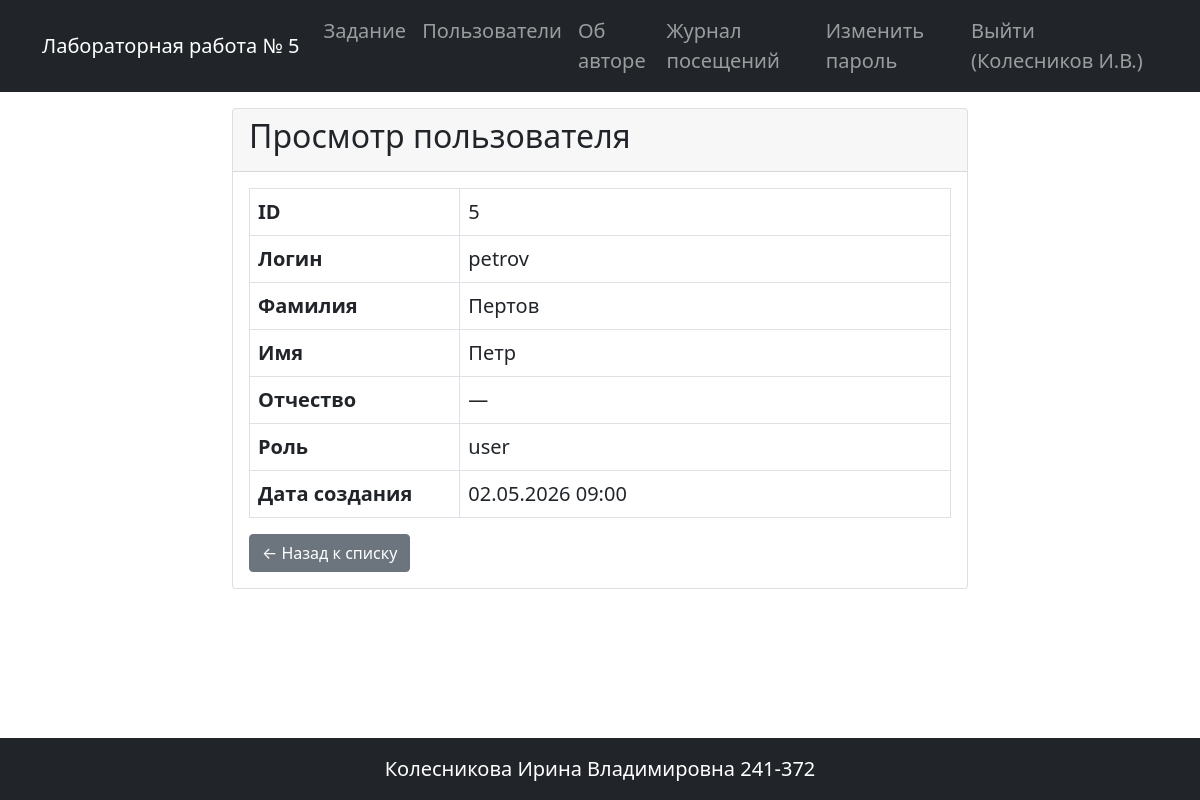
The app's page /user/5 (signed in) with its own data.
### app.py (models this page shows, shortened)
class User(UserMixin, db.Model):
    __tablename__ = 'users'
    id = db.Column(db.Integer, primary_key=True)
    login = db.Column(db.String(50), nullable=False, unique=True)
    password_hash = db.Column(db.String(255), nullable=False)
    last_name = db.Column(db.String(100), nullable=True)
    first_name = db.Column(db.String(100), nullable=False)
    patronymic = db.Column(db.String(100), nullable=True)
    role_id = db.Column(db.Integer, db.ForeignKey('roles.id'), nullable=True)
    created_at = db.Column(db.DateTime, default=datetime.now)
    role = db.relationship('Role', back_populates='users', lazy='select')
    @property
    def short_name(self):
        result = self.last_name if self.last_name else ''
        if self.first_name:
            result += f' {self.first_name[0]}.' if result else f'{self.first_name[0]}.'
        if self.patronymic:
            result += f'{self.patronymic[0]}.' if result else f'{self.patronymic[0]}.'
        return result if result else self.login

class Role(db.Model):
    __tablename__ = 'roles'
    id = db.Column(db.Integer, primary_key=True)
    name = db.Column(db.String(50), nullable=False, unique=True)
    description = db.Column(db.Text, nullable=True)

### app.py (the view)
@app.route('/user/<int:user_id>')
def view_user(user_id):
    user = User.query.get(user_id)
    if not user:
        flash('Пользователь не найден', 'danger')
        return redirect(url_for('user_list'))
    return render_template('view_user.html', title='Просмотр пользователя', user=user)

### app.py (called while the page is built)
@app.before_request
def log_visit():
    if request.endpoint not in ['static', 'login', 'logout']:
        user_id = current_user.id if current_user.is_authenticated else None
        try:
            log = VisitLog(path=request.path, user_id=user_id)
            db.session.add(log)
            db.session.commit()
        except:
            db.session.rollback()

@login_manager.user_loader
def load_user(user_id):
    return User.query.get(int(user_id))

### templates/view_user.html
{% extends 'base.html' %}
{% block content %}
<div class="row justify-content-center">
    <div class="col-md-8">
        <div class="card">
            <div class="card-header">
                <h2>Просмотр пользователя</h2>
            </div>
            <div class="card-body">
                <table class="table table-bordered">
                    <tr>
                        <th style="width: 30%">ID</th>
                        <td>{{ user.id }}</td>
                    </tr>
                    <tr>
                        <th>Логин</th>
                        <td>{{ user.login }}</td>
                    </tr>
                    <tr>
                        <th>Фамилия</th>
                        <td>{{ user.last_name or '—' }}</td>
                    </tr>
                    <tr>
                        <th>Имя</th>
                        <td>{{ user.first_name or '—' }}</td>
                    </tr>
                    <tr>
                        <th>Отчество</th>
                        <td>{{ user.patronymic or '—' }}</td>
                    </tr>
                    <tr>
                        <th>Роль</th>
                        <td>{{ user.role.name if user.role else '—' }}</td>
                    </tr>
                    <tr>
                        <th>Дата создания</th>
                        <td>{{ user.created_at.strftime('%d.%m.%Y %H:%M') if user.created_at else '—' }}</td>
                    </tr>
                </table>
                <div class="mt-3">
                    <a href="{{ url_for('user_list') }}" class="btn btn-secondary">← Назад к списку</a>
                </div>
            </div>
        </div>
    </div>
</div>
{% endblock %}

### templates/base.html (shortened to what this page needs)
<!doctype html>
<html lang="ru">
    <head>
    <link href="https://cdn.jsdelivr.net/npm/bootstrap@5.0.2/dist/css/bootstrap.min.css" rel="stylesheet">
    <link rel="stylesheet" href="{{ url_for('static', filename='styles.css') }}">
    </head>
    <body class="d-flex flex-column min-vh-100">
    <header>
        <nav class="navbar navbar-expand-lg navbar-dark bg-dark">
            <div class="container">
                <a class="navbar-brand" href="{{ url_for('index') }}">Лабораторная работа № 5</a>
                <div class="collapse navbar-collapse" id="navbarSupportedContent">
                    <ul class="navbar-nav ms-auto mb-2 mb-lg-0">
                        <li class="nav-item">
                            <a class="nav-link" href="{{ url_for('index') }}">Задание</a>
                        </li>
                        <li class="nav-item">
                            <a class="nav-link" href="{{ url_for('user_list') }}">Пользователи</a>
                        </li>
                        <li class="nav-item">
                            <a class="nav-link" href="{{ url_for('about') }}">Об авторе</a>
                        </li>
                        {% if current_user.is_authenticated %}
                            {% set role_name = current_user.role.name if current_user.role else 'guest' %}
                            {% if role_name != 'guest' %}
                                <li class="nav-item">
                                    <a class="nav-link" href="{{ url_for('statistics_journal') }}">Журнал посещений</a>
                                </li>
                            {% endif %}
                            <li class="nav-item">
                                <a class="nav-link" href="{{ url_for('change_password') }}">Изменить пароль</a>
                            </li>
                            <li class="nav-item">
                                <a class="nav-link" href="{{ url_for('logout') }}">Выйти ({{ current_user.short_name }})</a>
                            </li>
                        {% else %}
                            <li class="nav-item">
                                <a class="nav-link" href="{{ url_for('login') }}">Вход</a>
                            </li>
                        {% endif %}
                    </ul>
                </div>
            </div>
          </nav>
    </header>
    <main class="flex-grow-1 my-3">
        <div class="container">
            {% block content %}{% endblock %}
        </div>
    </main>
    <footer class="bg-dark text-white mt-5 py-3">
        <div class="container text-center">
            <p class="mb-0">Колесникова Ирина Владимировна 241-372</p>
        </div>
    </footer>
    </body>
</html>

### static/styles.css (style rules this page uses)
body { font-size: 1.25rem; }

### records on screen
User: short_name "Колесников И.В."
User: id "5", login "petrov", last_name "Пертов", first_name "Петр", patronymic "—", created_at "02.05.2026 09:00"
Role: role "user"
